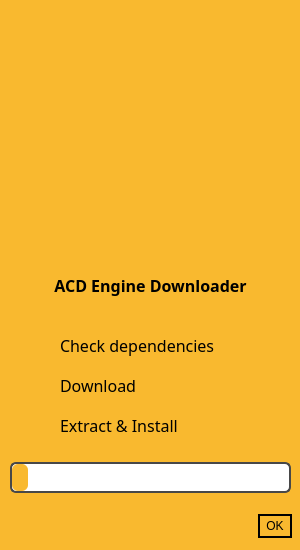
<?xml version="1.0" encoding="UTF-8"?>
<ui version="4.0">
 <class>downloadEngineDialog</class>
 <widget class="QDialog" name="downloadEngineDialog">
  <property name="windowModality">
   <enum>Qt::WindowModal</enum>
  </property>
  <property name="geometry">
   <rect>
    <x>0</x>
    <y>0</y>
    <width>300</width>
    <height>550</height>
   </rect>
  </property>
  <property name="sizePolicy">
   <sizepolicy hsizetype="Fixed" vsizetype="Fixed">
    <horstretch>0</horstretch>
    <verstretch>0</verstretch>
   </sizepolicy>
  </property>
  <property name="minimumSize">
   <size>
    <width>300</width>
    <height>550</height>
   </size>
  </property>
  <property name="maximumSize">
   <size>
    <width>300</width>
    <height>550</height>
   </size>
  </property>
  <property name="windowTitle">
   <string>Download Engine</string>
  </property>
  <property name="windowIcon">
   <iconset resource="welcomeDialogResources.qrc">
    <normaloff>:/media/icon.png</normaloff>:/media/icon.png</iconset>
  </property>
  <property name="styleSheet">
   <string notr="true">QDialog{
background:#F9B92F;
}
QPushButton{background:#f9b92f;border: 2px solid #000000;border-radius:15px;
color:#000000;
font: 12pt &quot;Poppins&quot;;padding:3px 6px}

QPushButton:hover{background:#fcc964;}
QPushButton:pressed{background:#e2a72f;}</string>
  </property>
  <widget class="QLabel" name="checkingdepLabel">
   <property name="geometry">
    <rect>
     <x>60</x>
     <y>330</y>
     <width>231</width>
     <height>31</height>
    </rect>
   </property>
   <property name="font">
    <font>
     <family>Poppins</family>
     <pointsize>12</pointsize>
    </font>
   </property>
   <property name="styleSheet">
    <string notr="true">color:#000000;</string>
   </property>
   <property name="text">
    <string>Check dependencies</string>
   </property>
   <property name="alignment">
    <set>Qt::AlignLeading|Qt::AlignLeft|Qt::AlignVCenter</set>
   </property>
  </widget>
  <widget class="QLabel" name="checkingdebStatusLabel">
   <property name="enabled">
    <bool>false</bool>
   </property>
   <property name="geometry">
    <rect>
     <x>10</x>
     <y>330</y>
     <width>31</width>
     <height>31</height>
    </rect>
   </property>
   <property name="font">
    <font>
     <family>Poppins</family>
     <pointsize>12</pointsize>
    </font>
   </property>
   <property name="styleSheet">
    <string notr="true">color:#f8f8f8;</string>
   </property>
   <property name="text">
    <string/>
   </property>
   <property name="pixmap">
    <pixmap resource="welcomeDialogResources.qrc">:/media/success-label.png</pixmap>
   </property>
   <property name="scaledContents">
    <bool>true</bool>
   </property>
   <property name="alignment">
    <set>Qt::AlignLeading|Qt::AlignLeft|Qt::AlignVCenter</set>
   </property>
  </widget>
  <widget class="QLabel" name="settingConfigStatusLabel">
   <property name="enabled">
    <bool>false</bool>
   </property>
   <property name="geometry">
    <rect>
     <x>10</x>
     <y>370</y>
     <width>31</width>
     <height>31</height>
    </rect>
   </property>
   <property name="font">
    <font>
     <family>Poppins</family>
     <pointsize>12</pointsize>
    </font>
   </property>
   <property name="styleSheet">
    <string notr="true">color:#f8f8f8;</string>
   </property>
   <property name="text">
    <string/>
   </property>
   <property name="pixmap">
    <pixmap resource="welcomeDialogResources.qrc">:/media/success-label.png</pixmap>
   </property>
   <property name="scaledContents">
    <bool>true</bool>
   </property>
   <property name="alignment">
    <set>Qt::AlignLeading|Qt::AlignLeft|Qt::AlignVCenter</set>
   </property>
  </widget>
  <widget class="QLabel" name="settingConfigLabel">
   <property name="geometry">
    <rect>
     <x>60</x>
     <y>370</y>
     <width>231</width>
     <height>31</height>
    </rect>
   </property>
   <property name="font">
    <font>
     <family>Poppins</family>
     <pointsize>12</pointsize>
    </font>
   </property>
   <property name="styleSheet">
    <string notr="true">color:#000000;</string>
   </property>
   <property name="text">
    <string>Download</string>
   </property>
   <property name="alignment">
    <set>Qt::AlignLeading|Qt::AlignLeft|Qt::AlignVCenter</set>
   </property>
  </widget>
  <widget class="QDialogButtonBox" name="DialogButtonBox">
   <property name="geometry">
    <rect>
     <x>11</x>
     <y>512</y>
     <width>281</width>
     <height>28</height>
    </rect>
   </property>
   <property name="font">
    <font>
     <pointsize>12</pointsize>
    </font>
   </property>
   <property name="styleSheet">
    <string notr="true"/>
   </property>
   <property name="orientation">
    <enum>Qt::Horizontal</enum>
   </property>
   <property name="standardButtons">
    <set>QDialogButtonBox::Ok</set>
   </property>
  </widget>
  <widget class="QLabel" name="welcome2acdLabel">
   <property name="geometry">
    <rect>
     <x>10</x>
     <y>260</y>
     <width>281</width>
     <height>50</height>
    </rect>
   </property>
   <property name="font">
    <font>
     <family>Poppins</family>
     <pointsize>12</pointsize>
     <weight>75</weight>
     <bold>true</bold>
    </font>
   </property>
   <property name="styleSheet">
    <string notr="true">color:#000000;</string>
   </property>
   <property name="text">
    <string>ACD Engine Downloader</string>
   </property>
   <property name="scaledContents">
    <bool>true</bool>
   </property>
   <property name="alignment">
    <set>Qt::AlignCenter</set>
   </property>
   <property name="wordWrap">
    <bool>false</bool>
   </property>
  </widget>
  <widget class="QLabel" name="wcdLogoAnimatedGifLabel">
   <property name="geometry">
    <rect>
     <x>10</x>
     <y>10</y>
     <width>281</width>
     <height>261</height>
    </rect>
   </property>
   <property name="maximumSize">
    <size>
     <width>300</width>
     <height>300</height>
    </size>
   </property>
   <property name="text">
    <string/>
   </property>
   <property name="pixmap">
    <pixmap resource="welcomeDialogResources.qrc">:/media/animated_loader.gif</pixmap>
   </property>
   <property name="scaledContents">
    <bool>false</bool>
   </property>
   <property name="alignment">
    <set>Qt::AlignCenter</set>
   </property>
  </widget>
  <widget class="QProgressBar" name="progressBar">
   <property name="geometry">
    <rect>
     <x>10</x>
     <y>462</y>
     <width>281</width>
     <height>31</height>
    </rect>
   </property>
   <property name="styleSheet">
    <string notr="true">QProgressBar{
border:2px solid #484848;
border-radius:6px;
}
QProgressBar::chunk{
background-color:#f9b92f;
border-radius:6px;
}</string>
   </property>
   <property name="value">
    <number>6</number>
   </property>
   <property name="textVisible">
    <bool>false</bool>
   </property>
  </widget>
  <widget class="QLabel" name="settingConfigStatusLabel_2">
   <property name="enabled">
    <bool>false</bool>
   </property>
   <property name="geometry">
    <rect>
     <x>10</x>
     <y>410</y>
     <width>31</width>
     <height>31</height>
    </rect>
   </property>
   <property name="font">
    <font>
     <family>Poppins</family>
     <pointsize>12</pointsize>
    </font>
   </property>
   <property name="styleSheet">
    <string notr="true">color:#f8f8f8;</string>
   </property>
   <property name="text">
    <string/>
   </property>
   <property name="pixmap">
    <pixmap resource="welcomeDialogResources.qrc">:/media/success-label.png</pixmap>
   </property>
   <property name="scaledContents">
    <bool>true</bool>
   </property>
   <property name="alignment">
    <set>Qt::AlignLeading|Qt::AlignLeft|Qt::AlignVCenter</set>
   </property>
  </widget>
  <widget class="QLabel" name="settingConfigLabel_2">
   <property name="geometry">
    <rect>
     <x>60</x>
     <y>410</y>
     <width>231</width>
     <height>31</height>
    </rect>
   </property>
   <property name="font">
    <font>
     <family>Poppins</family>
     <pointsize>12</pointsize>
    </font>
   </property>
   <property name="styleSheet">
    <string notr="true">color:#000000;</string>
   </property>
   <property name="text">
    <string>Extract &amp; Install</string>
   </property>
   <property name="alignment">
    <set>Qt::AlignLeading|Qt::AlignLeft|Qt::AlignVCenter</set>
   </property>
  </widget>
 </widget>
 <resources>
  <include location="welcomeDialogResources.qrc"/>
 </resources>
 <connections>
  <connection>
   <sender>DialogButtonBox</sender>
   <signal>rejected()</signal>
   <receiver>downloadEngineDialog</receiver>
   <slot>reject()</slot>
   <hints>
    <hint type="sourcelabel">
     <x>316</x>
     <y>260</y>
    </hint>
    <hint type="destinationlabel">
     <x>286</x>
     <y>274</y>
    </hint>
   </hints>
  </connection>
  <connection>
   <sender>DialogButtonBox</sender>
   <signal>accepted()</signal>
   <receiver>downloadEngineDialog</receiver>
   <slot>accept()</slot>
   <hints>
    <hint type="sourcelabel">
     <x>248</x>
     <y>254</y>
    </hint>
    <hint type="destinationlabel">
     <x>157</x>
     <y>274</y>
    </hint>
   </hints>
  </connection>
 </connections>
</ui>
